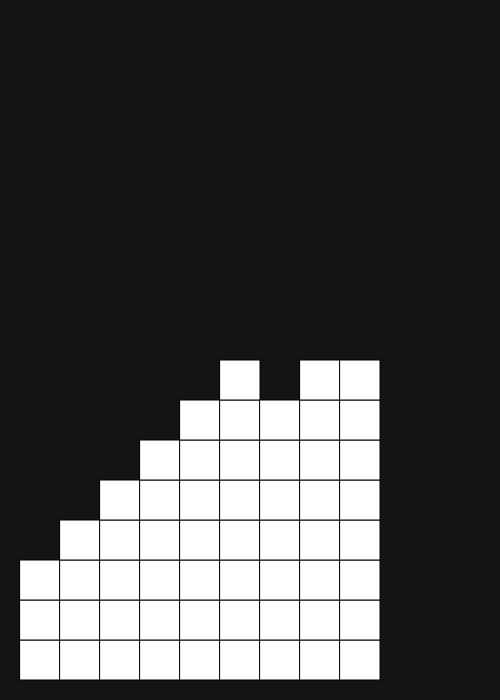
Frame 1 (no input)
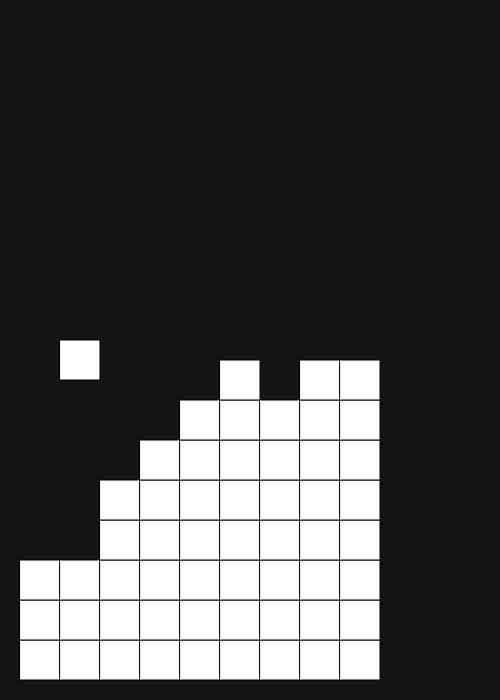
Frame 60 (no input)
Frame 120 (the mouse pressed at the canvas centre since frame 60): identical to frame 60, image omitted

The p5.js sketch that drew these frames (run headless with seeded random() and noise() and a simulated clock; from frame 60 on, the mouse is pressed at the canvas centre):

// p5.js sketch
// ── sketch.js
const CRATE_SIZE = 40;
const MARGIN = 20;
const X_SPEED = 5;
const Y_SPEED = 5;

const stacks = [];

const createStacks = () => {
    for (let i = stacksConfig.length - 1; i >= 0; i--) {
        const c = stacksConfig[i].split("");
        for (let j = 0; j < c.length; j++) {
            if (!stacks[j]) {
                stacks[j] = new Stack(CRATE_SIZE * j + MARGIN, height - MARGIN);
            }

            if (c[j] !== "0") {
                stacks[j].push(c[j]);
            }
        }
    }
    console.log(stacks);
}

let maxHeight = 0;
function setup() {
    createCanvas(500, 700);
    createStacks();
    //frameRate(40);

    maxHeight = Math.max(...stacks.map(s => s.size()));
}

let crateIsMoving = false;

function draw() {
    background(20);
    stacks.forEach(s => s.render());

    if (!crateIsMoving) {
        // Determine which crate should move from where to where
        // For test, just do a random stack, say 1, to stack 8
        stacks[1].startMove();
        crateIsMoving = true;
    }
}

// ── crate.js
class Crate {
    constructor(value, x, y) {
        this.value = value;

        this.x = x;
        this.y = y;


        // All for the animation
        this.isMoving = false;
        this.moveToX = null;
        this.moveToY = null;
        this.reachedMaxHeigh = false;
    }

    render(y) {
        if (this.isMoving) this.move();

        rect(this.x, this.y, CRATE_SIZE, CRATE_SIZE);
    }

    startMove(toX, toY) {
        this.isMoving = true;
        this.toX = toX;
        this.toY = toY;
    }

    move() {
        // Update
        // Move the stack up to max height * CRATE_SIZE
        if (this.y > height - (maxHeight + 1) * CRATE_SIZE && !this.reachedMaxHeigh) {
            this.y -= Y_SPEED;
        }
        else {
            this.reachedMaxHeight = true;
        }


    }
}
// ── data.js
const stacksConfig = ["00000Q0PP",
    "0000GVSZF",
    "000WVFZWQ",
    "00VTNJWBW",
    "0ZLVBCRNM",
    "CWRHHPTMB",
    "QQMZZNGGJ",
    "BRBCDHDCN"];
// ── stack.js
class Stack {
    constructor(x, y) {
        this.values = [];
        this.x = x;
        this.y = y;
    }

    push(v) {
        this.values.push(new Crate(v, this.x, this.y - CRATE_SIZE - this.values.length * CRATE_SIZE));
    }

    pop() {
        return this.values.pop();
    }

    size() {
        return this.values.length;
    }

    startMove() {
        this.values[this.values.length - 1].startMove();
    }

    render() {
        for (let i = 0; i < this.values.length; i++) {
            this.values[i].render();
        }
    }
}
